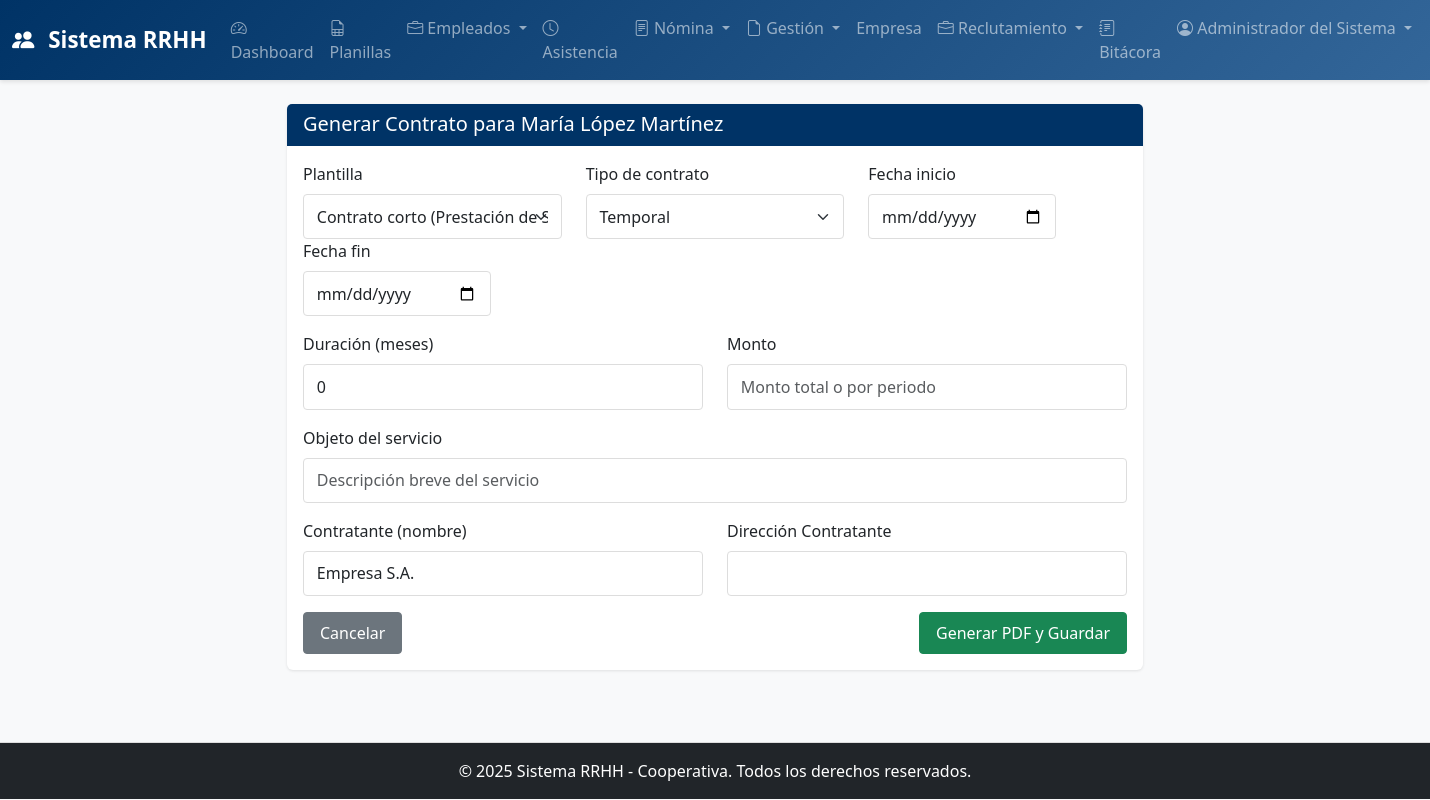
Page /rrhh/empleados/2/contratos/nuevo (signed in) on the committed database.
### app/models.py (models this page shows, shortened)
class Usuario(UserMixin, db.Model):
    __tablename__ = 'usuarios'
    id = db.Column(db.Integer, primary_key=True)
    nombre_usuario = db.Column(db.String(80), unique=True, nullable=False)
    email = db.Column(db.String(120), unique=True, nullable=False)
    password_hash = db.Column(db.String(255), nullable=False)
    nombre_completo = db.Column(db.String(120), nullable=False)
    rol = db.Column(db.Enum(RoleEnum), default=RoleEnum.ASISTENTE_RRHH, nullable=False)
    activo = db.Column(db.Boolean, default=True)
    fecha_creacion = db.Column(db.DateTime, default=datetime.utcnow)
    ultimo_login = db.Column(db.DateTime)
    bitacoras = db.relationship('Bitacora', backref='usuario', lazy=True, cascade='all, delete-orphan')

class Empleado(db.Model):
    __tablename__ = 'empleados'
    id = db.Column(db.Integer, primary_key=True)
    codigo = db.Column(db.String(20), unique=True, nullable=False, index=True)
    nombre = db.Column(db.String(80), nullable=False)
    apellido = db.Column(db.String(80), nullable=False)
    ci = db.Column(db.String(20), unique=True, nullable=False)
    email = db.Column(db.String(120), unique=True)
    telefono = db.Column(db.String(20))
    cargo_id = db.Column(db.Integer, db.ForeignKey('cargos.id'), nullable=False)
    salario_base = db.Column(db.Numeric(12, 2), nullable=False)
    fecha_ingreso = db.Column(db.Date, nullable=False)
    fecha_retiro = db.Column(db.Date)
    estado = db.Column(db.Enum(EstadoEmpleadoEnum), default=EstadoEmpleadoEnum.ACTIVO)
    fecha_nacimiento = db.Column(db.Date)
    sexo = db.Column(db.String(1))  # M/F
    direccion = db.Column(db.String(255))
    fecha_creacion = db.Column(db.DateTime, default=datetime.utcnow)
    fecha_actualizacion = db.Column(db.DateTime, default=datetime.utcnow, onupdate=datetime.utcnow)
    asistencias = db.relationship('Asistencia', backref='empleado', lazy=True, cascade='all, delete-orphan')
    asistencia_eventos = db.relationship('AsistenciaEvento', backref='empleado', lazy=True, cascade='all, delete-orphan')
    permisos = db.relationship('Permiso', backref='empleado', lazy=True, cascade='all, delete-orphan')
    sanciones = db.relationship('Sancion', backref='empleado', lazy=True, cascade='all, delete-orphan')
    contratos = db.relationship('Contrato', backref='empleado', lazy=True, cascade='all, delete-orphan')
    ingresos_extras = db.relationship('IngresoExtra', backref='empleado', lazy=True, cascade='all, delete-orphan')
    descuentos = db.relationship('Descuento', backref='empleado', lazy=True, cascade='all, delete-orphan')
    liquidaciones = db.relationship('Liquidacion', backref='empleado', lazy=True, cascade='all, delete-orphan')
    vacaciones = db.relationship('Vacacion', backref='empleado', lazy=True, cascade='all, delete-orphan')
    anticipos = db.relationship('Anticipo', backref='empleado', lazy=True, cascade='all, delete-orphan')
    @property
    def nombre_completo(self):
        return f'{self.nombre} {self.apellido}'

### app/routes/rrhh.py (the view, shortened to what this page needs)
@rrhh_bp.route('/empleados/<int:empleado_id>/contratos/nuevo', methods=['GET', 'POST'])
@login_required
@role_required(RoleEnum.RRHH)
def contrato_nuevo(empleado_id):
    empleado = Empleado.query.get_or_404(empleado_id)
    return render_template('rrhh/contrato_form.html', empleado=empleado)

### app/routes/rrhh.py (called while the page is built)
def role_required(*roles):
    def decorator(f):
        @wraps(f)
        def decorated_function(*args, **kwargs):
            if current_user.rol not in roles:
                flash('No tienes permiso para acceder a este módulo', 'danger')
                return redirect(url_for('main.dashboard'))
            return f(*args, **kwargs)
        return decorated_function
    return decorator

### app/templates/rrhh/contrato_form.html (shortened to what this page needs)
{% extends "base.html" %}
{% block content %}
<div class="container mt-4">
    <div class="row">
        <div class="col-lg-8 offset-lg-2">
            <div class="card">
                <div class="card-header bg-primary text-white">
                    <h5 class="mb-0">Generar Contrato para {{ empleado.nombre_completo }}</h5>
                </div>
                <div class="card-body">
                    <form method="POST">
                        <div class="row mb-3">
                            <div class="col-md-4">
                                <label class="form-label">Plantilla</label>
                                <select name="plantilla" class="form-select">
                                    <option value="corto">Contrato corto (Prestación de Servicios)</option>
                                </select>
                            </div>
                            <div class="col-md-4">
                                <label class="form-label">Tipo de contrato</label>
                                <select name="tipo_contrato" class="form-select">
                                    <option value="Temporal">Temporal</option>
                                </select>
                            </div>
                            <div class="col-md-3">
                                <label class="form-label">Fecha inicio</label>
                                <input type="date" name="fecha_inicio" class="form-control">
                            </div>
                            <div class="col-md-3">
                                <label class="form-label">Fecha fin</label>
                                <input type="date" name="fecha_fin" class="form-control">
                            </div>
                        </div>
                        <div class="row mb-3">
                            <div class="col-md-6">
                                <label class="form-label">Duración (meses)</label>
                                <input type="number" name="meses" class="form-control" min="0" value="0">
                            </div>
                            <div class="col-md-6">
                                <label class="form-label">Monto</label>
                                <input type="text" name="monto" class="form-control" placeholder="Monto total o por periodo">
                            </div>
                        </div>
                        <div class="mb-3">
                            <label class="form-label">Objeto del servicio</label>
                            <input type="text" name="objeto" class="form-control" placeholder="Descripción breve del servicio">
                        </div>
                        <div class="row mb-3">
                            <div class="col-md-6">
                                <label class="form-label">Contratante (nombre)</label>
                                <input type="text" name="contratante_nombre" class="form-control" value="Empresa S.A.">
                            </div>
                            <div class="col-md-6">
                                <label class="form-label">Dirección Contratante</label>
                                <input type="text" name="direccion_contratante" class="form-control">
                            </div>
                        </div>
                        <div class="d-flex justify-content-between">
                            <a href="{{ url_for('rrhh.perfil_empleado', empleado_id=empleado.id) }}" class="btn btn-secondary">Cancelar</a>
                            <button class="btn btn-success">Generar PDF y Guardar</button>
                        </div>
                    </form>
                </div>
            </div>
        </div>
    </div>
</div>
{% endblock %}

### app/templates/base.html (shortened to what this page needs)
<!DOCTYPE html>
<html lang="es">
<head>
    <link href="https://cdn.jsdelivr.net/npm/bootstrap@5.3.0/dist/css/bootstrap.min.css" rel="stylesheet">
    <link rel="stylesheet" href="https://cdn.jsdelivr.net/npm/bootstrap-icons@1.10.0/font/bootstrap-icons.css">
    <link href="https://cdn.datatables.net/1.13.6/css/dataTables.bootstrap5.min.css" rel="stylesheet">
    <link href="https://cdn.jsdelivr.net/npm/sweetalert2@11.7.12/dist/sweetalert2.min.css" rel="stylesheet">
    <link rel="stylesheet" href="{{ url_for('static', filename='css/style.css') }}">
</head>
<body>
    {% if current_user.is_authenticated %}
    <nav class="navbar navbar-expand-lg navbar-dark bg-dark">
        <div class="container-fluid">
            <a class="navbar-brand" href="{{ url_for('main.dashboard') }}">
                <i class="bi bi-people-fill"></i> Sistema RRHH
            </a>
            <div class="collapse navbar-collapse" id="navbarNav">
                <ul class="navbar-nav ms-auto">
                    <li class="nav-item">
                        <a class="nav-link" href="{{ url_for('main.dashboard') }}">
                            <i class="bi bi-speedometer2"></i> Dashboard
                        </a>
                    </li>
                    <li class="nav-item">
                        <a class="nav-link" href="{{ url_for('rrhh.planillas_mtess') }}">
                            <i class="bi bi-file-earmark-spreadsheet"></i> Planillas
                        </a>
                    </li>
                    {% if current_user.rol.name == 'RRHH' %}
                    <li class="nav-item dropdown">
                        <a class="nav-link dropdown-toggle" href="#" role="button" data-bs-toggle="dropdown">
                            <i class="bi bi-briefcase"></i> Empleados
                        </a>
                    </li>
                    <li class="nav-item">
                        <a class="nav-link" href="{{ url_for('rrhh.ver_asistencia') }}">
                            <i class="bi bi-clock"></i> Asistencia
                        </a>
                    </li>
                    <li class="nav-item dropdown">
                        <a class="nav-link dropdown-toggle" href="#" role="button" data-bs-toggle="dropdown">
                            <i class="bi bi-file-text"></i> Nómina
                        </a>
                    </li>
                    <li class="nav-item dropdown">
                        <a class="nav-link dropdown-toggle" href="#" role="button" data-bs-toggle="dropdown">
                            <i class="bi bi-file-earmark"></i> Gestión
                        </a>
                    </li>
                    <li class="nav-item">
                        <a class="nav-link" href="{{ url_for('rrhh.ver_empresa') }}">
                            Empresa
                        </a>
                    </li>
                    <li class="nav-item dropdown">
                        <a class="nav-link dropdown-toggle" href="#" role="button" data-bs-toggle="dropdown">
                            <i class="bi bi-briefcase"></i> Reclutamiento
                        </a>
                    </li>
                    <li class="nav-item">
                        <a class="nav-link" href="{{ url_for('rrhh.ver_bitacora') }}">
                            <i class="bi bi-journal-text"></i> Bitácora
                        </a>
                    </li>
                    {% else %}
                    <li class="nav-item">
                        <a class="nav-link" href="{{ url_for('rrhh.ver_asistencia') }}">
                            <i class="bi bi-clock"></i> Asistencia
                        </a>
                    </li>
                    {% endif %}
                    <li class="nav-item dropdown">
                        <a class="nav-link dropdown-toggle" href="#" role="button" data-bs-toggle="dropdown">
                            <i class="bi bi-person-circle"></i> {{ current_user.nombre_completo }}
                        </a>
                    </li>
                </ul>
            </div>
        </div>
    </nav>
    {% endif %}
    <main class="{% if current_user.is_authenticated %}container-fluid mt-4{% endif %}">
        {% block content %}{% endblock %}
    </main>
    <footer class="bg-dark text-white text-center py-3 mt-5">
        <p class="mb-0">&copy; 2025 Sistema RRHH - Cooperativa. Todos los derechos reservados.</p>
    </footer>
</body>
</html>

### app/static/css/style.css (style rules this page uses)
:root { --primary-color: #003366; --secondary-color: #336699; --success-color: #28a745; --danger-color: #dc3545; --warning-color: #ffc107; --info-color: #17a2b8; }
body { font-family: 'Segoe UI', Tahoma, Geneva, Verdana, sans-serif; background-color: #f8f9fa; color: #333; }
.navbar { background: linear-gradient(135deg, var(--primary-color) 0%, var(--secondary-color) 100%); box-shadow: 0 2px 4px rgba(0, 0, 0, 0.1); }
.navbar-brand { font-weight: 600; font-size: 1.4rem; }
.navbar-brand i { margin-right: 8px; }
.card { border: none; box-shadow: 0 1px 3px rgba(0, 0, 0, 0.1); margin-bottom: 1.5rem; transition: transform 0.2s, box-shadow 0.2s; }
.card-header { border-bottom: 2px solid var(--primary-color); font-weight: 600; }
.btn { padding: 0.5rem 1rem; border-radius: 4px; font-weight: 500; transition: all 0.3s ease; }
.form-control, .form-select { border: 1px solid #ddd; border-radius: 4px; padding: 0.6rem 0.8rem; transition: border-color 0.3s, box-shadow 0.3s; }
.bg-primary { background-color: var(--primary-color) !important; }
footer { margin-top: 5rem; border-top: 1px solid #ddd; }
.card { animation: fadeIn 0.3s ease-out; }

### rows in the picture
Usuario: nombre_completo "Administrador del Sistema"
Empleado: nombre_completo "María López Martínez"
